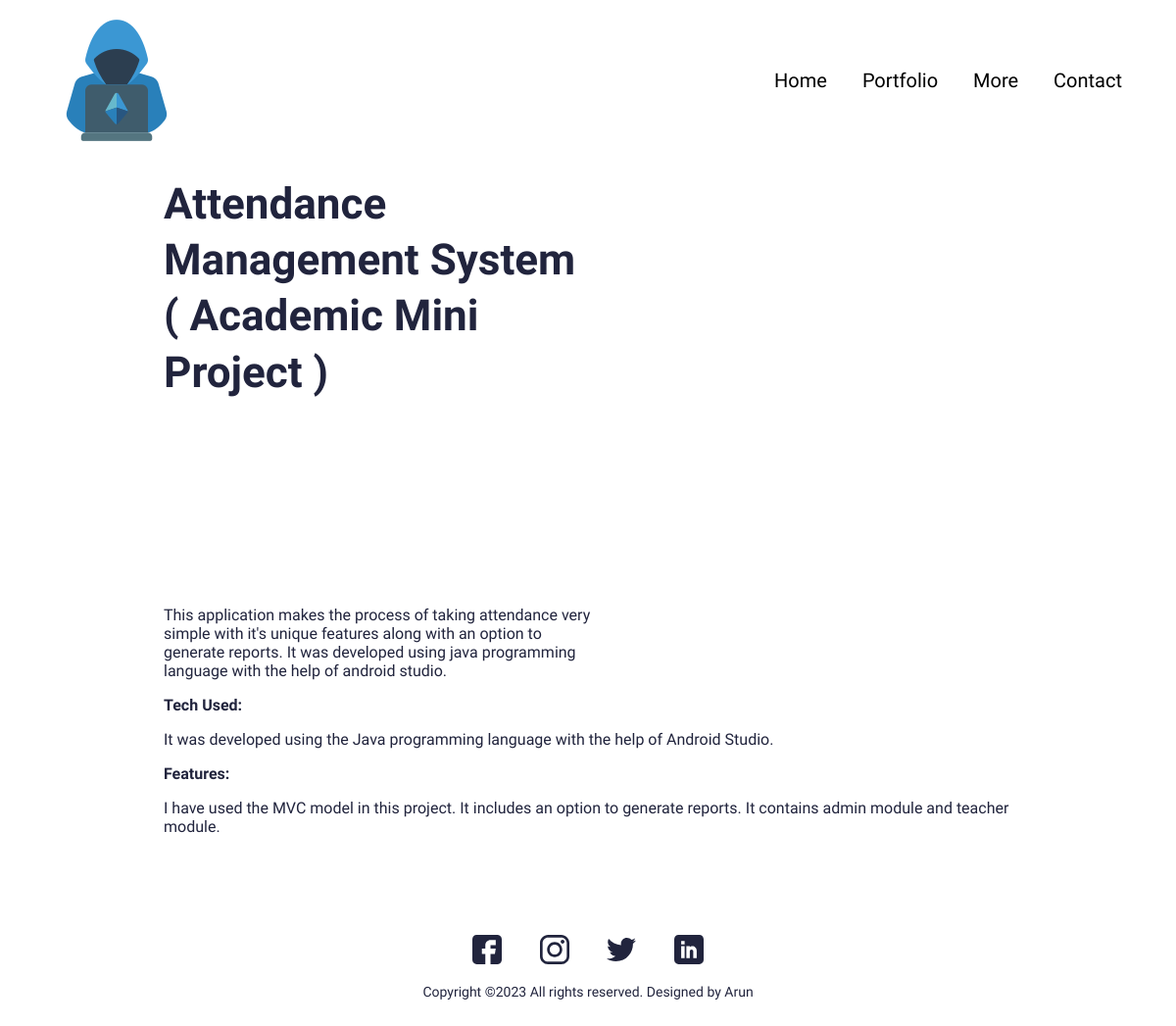
/portfolio/attendance-management-system-academic-mini-project, run on the app's committed database.
### main/models.py (models this page shows, shortened)
class Portfolio(models.Model):
    class Meta:
        verbose_name_plural = 'Portfolio Profiles'
        verbose_name = 'Portfolio'
        ordering = ["name"]
    date = models.DateTimeField(blank=True, null=True)
    name = models.CharField(max_length=200, blank=True, null=True)
    description = models.CharField(max_length=500, blank=True, null=True)
    body = RichTextField(blank=True, null=True)
    image = models.ImageField(blank=True, null=True, upload_to="portfolio")
    slug = models.SlugField(null=True, blank=True)
    is_active = models.BooleanField(default=True)

### main/views.py (the view)
# urls.py: path('portfolio/<slug:slug>', views.PortfolioDetailView.as_view(), name="portfolio"),
class PortfolioDetailView(generic.DetailView):
	model = Portfolio
	template_name = "main/portfolio-detail.html"

### resume_demo/context_processors.py (called while the page is built)
def project_context(request):
    context={
        'me': User.objects.first(),
    }
    return context

### main/templates/main/portfolio-detail.html (shortened to what this page needs)
{% extends 'main/base.html' %}
{% load static %}
{% block content %}
<section>
  <div class="innerPageBannerCol">
    <div class="container">
      <div class="row g-4 g-md-3  align-items-center">
        <div class="col-md-6">
          <div class="bannerContent">
            <h1 class="xlTitle pb-md-3">{{object.name}}</h1>
          </div>
        </div>
      </div>
    </div>
  </div>
</section>
<section>
  <div class="sectionSpaceSm">
    <div class="container">
      {{object.body|safe}}
    </div>
  </div>
</section>
{%endblock%}

### static/css/style.css (style rules this page uses)
:root { --primaryColor: #9C07B6; --primaryDarkColor: #3D0048; --primaryHoverColor: #900AA8; --secondaryColor: #F9B000; --baseColor: #21243D; --baseFont: 'Heebo', sans-serif; --titleFont: 'Courier Prime', monospace; --regular: 400; --medium: 500; --bold: 700; --black: 900; --lightBg: #F1F1F1; }
html { scroll-behavior: smooth; }
body { font-family: var(--baseFont); color: var(--baseColor); line-height: normal; }
.xlTitle { font-size: 44px; line-height: 1.3; font-weight: var(--bold); font-family: var(--titleFont) }
.sectionSpaceSm { padding: 35px 0; }
.innerPageBannerCol { padding: 180px 0 150px; }
@media (min-width:992px) { .container, .container-lg, .container-md, .container-sm, .container-xl, .container-xxl { max-width: 890px; } }

### data on the page
Portfolio: name "Attendance Management System ( Academic Mini Project )", body "This application makes the process of taking attendance very simple with it's unique features along with an option to generate reports. It was developed using java programming language with the help of android studio. Tech Used: It was developed using the Java programming language with the help of Android Studio. Features: I have used the MVC model in this project. It includes an option to generate reports. It contains admin module and teacher module."
